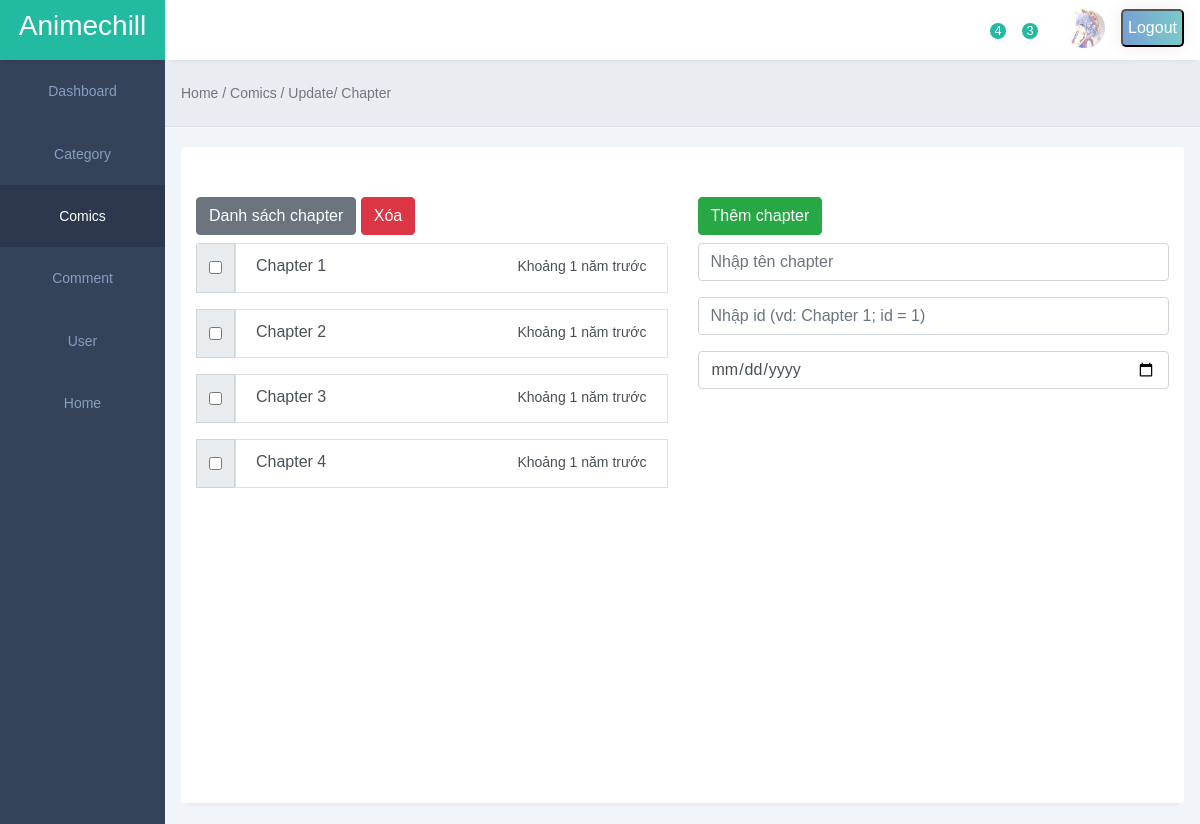
The app's page /admin/update/update_chap_comics.php?link=comics&comic_id=28 (signed in) with its own data.
### tables this page shows
CREATE TABLE `chapter` (
  `chapter_id` int(10) UNSIGNED NOT NULL,
  `chapter_number` varchar(225) NOT NULL,
  `chapter_date` date NOT NULL,
  `comic_id` int(10) UNSIGNED NOT NULL,
  `id` int(10) UNSIGNED NOT NULL
);

### admin/controller/function.php (called while the page is built, shortened)
<?php
function update_chapter_comic() {
    include __DIR__.'/../../database/config.php';
    if(isset($_GET['comic_id'])) {
        $comic_id = $_GET['comic_id'];
        $sql_select_chapter = "SELECT * FROM chapter WHERE comic_id = ?";
        $stmt_select_chapter = $pdo->prepare($sql_select_chapter);
        $stmt_select_chapter->execute([$comic_id]);
        $result_chapter = $stmt_select_chapter->fetchAll(PDO::FETCH_ASSOC);
    }
}
?>

### admin/update/update_chap_comics.php (the view, shortened to what this page needs)
<!DOCTYPE html>
<html lang="en">
<head>
    <link rel="stylesheet" href="../assets/style.css">
    <link rel="stylesheet"
        href="https://maxst.icons8.com/vue-static/landings/line-awesome/line-awesome/1.3.0/css/line-awesome.min.css">
    <link rel="stylesheet" href="https://cdn.jsdelivr.net/npm/bootstrap@4.6.2/dist/css/bootstrap.min.css"
>
</head>
<body>
    <?php include('../layout/sidebar.php') ?>
    <div class="main-content">
        <?php include('../layout/header.php') ?>
        <main>
            <div class="page-header">
                <small>Home /
                    <?php if(!isset($_GET['link']) || $link == 'index') {
                        echo 'Dashboard';
                    } elseif($link == 'category') {
                        echo 'Category';
                    } elseif($link == 'comics') {
                        echo 'Comics / Update/ Chapter';
                    } elseif($link == 'comment') {
                        echo 'Comment';
                    } elseif($link == 'user') {
                        echo 'User';
                    } ?>
                </small>
            </div>
            <div class="page-content">
                <div class="records table-responsive">
                    <div style="padding-block: 50px;">
                        <table width="100%" style="display: flex; align-items: center; justify-content: center;">
                            <div class="container-fluid">
                                <div class="row flex justify-content-center">
                                    <?php include('../controller/function.php') ?>
                                    <?php update_chapter_comic() ?>
                                    <div class="col-6" style="display: flex;flex-direction:column; ">
                                        <form action="" method="POST">
                                            <div class="mb-2">
                                                <span class="btn btn-secondary">
                                                    Danh sách chapter
                                                </span>
                                                <button name="remove" class="btn btn-danger">Xóa</button>
                                            </div>
                                            <div class="list-group" style="height: 510px; overflow-y: auto;">
                                                <?php foreach($result_chapter as $row) { ?>
                                                    <?php
                                                    $databaseDate = new DateTime($row['chapter_date']);
                                                    $currentDate = new DateTime();
                                                    $interval = $currentDate->diff($databaseDate);
                                                    ?>
                                                    <div class="form-group" style="display: flex;">
                                                        <div class="input-group-text" style="border-radius: 0;">
                                                            <input type="checkbox" name="select_remove[]"
                                                                value="<?= $row['chapter_id'] ?>"
                                                                aria-label="Checkbox for following text input">
                                                        </div>
                                                        <a href="update_chapter_img.php?link=comics&comic_id=<?= $comic_id ?>&chapter=<?= $row['chapter_id'] ?>"
                                                            class="list-group-item list-group-item-action">
                                                            <div class="d-flex w-100 justify-content-between">
                                                                <h6 class="mb-1">
                                                                    <?= $row['chapter_number'] ?>
                                                                </h6>
                                                                <small>
                                                                    <?php
                                                                    if($interval->days == 0) {
                                                                        echo 'Hôm nay';
                                                                    } elseif($interval->days == 1) {
                                                                        echo 'Hôm qua';
                                                                    } elseif($interval->days >= 365) {
                                                                        $years = floor($interval->days / 365);
                                                                        echo 'Khoảng '.$years.' năm trước';
                                                                    } else {
                                                                        echo 'Khoảng '.$interval->days.' ngày trước';
                                                                    }
                                                                    ?>
                                                                </small>
                                                            </div>
                                                        </a>
                                                    </div>
                                                <?php } ?>
                                            </div>
                                        </form>
                                    </div>
                                    <div class="col-6" style="display: flex;flex-direction:column; ">
                                        <form action="" method="POST">
                                            <div class="mb-2">
                                                <button name="add_chapter" class="btn btn-success">
                                                    Thêm chapter
                                                </button>
                                            </div>
                                            <div class="form-group">
                                                <input type="text" name="chapter_name" class="form-control"
                                                    placeholder="Nhập tên chapter" required>
                                            </div>
                                            <div class="form-group">
                                                <input type="number" name="id" class="form-control"
                                                    placeholder="Nhập id (vd: Chapter 1; id = 1)" required>
                                            </div>
                                            <div class="form-group">
                                                <input type="date" name="chapter_date" class="form-control" required>
                                            </div>
                                        </form>
                                    </div>
                                </div>
                            </div>
                        </table>
                    </div>
                </div>
            </div>
        </main>
    </div>
</body>
</html>

### admin/assets/style.css (style rules this page uses)
:root { --main-color: #22BAA0; --color-dark: #34425A; --text-grey: #B0B0B0; --color-red: #ea3458 }
* { margin: 0; padding: 0; text-decoration: none; list-style-type: none; box-sizing: border-box; font-family: 'Merriweather', sans-serif; }
.main-content { margin-left: 165px; width: calc(100% - 165px); transition: margin-left 300ms; }
main { margin-top: 60px; }
.page-header { padding: 1.3rem 1rem; background: #E9edf2; border-bottom: 1px solid #dee2e8; }
.page-header h1, .page-header small { color: #74767d; }
.page-content { padding: 1.3rem 1rem; background: #f1f4f9; }
.records { box-shadow: 0px 5px 5px -5px rgb(0 0 0 / 10%); background: #fff; border-radius: 3px; }
input, button, select { outline: none; }
.table-responsive { width: 100%; overflow: auto; }
table { border-collapse: collapse; }

### records on screen
chapter: chapter_number "Chapter 1"
chapter: chapter_number "Chapter 2"
chapter: chapter_number "Chapter 3"
chapter: chapter_number "Chapter 4"
